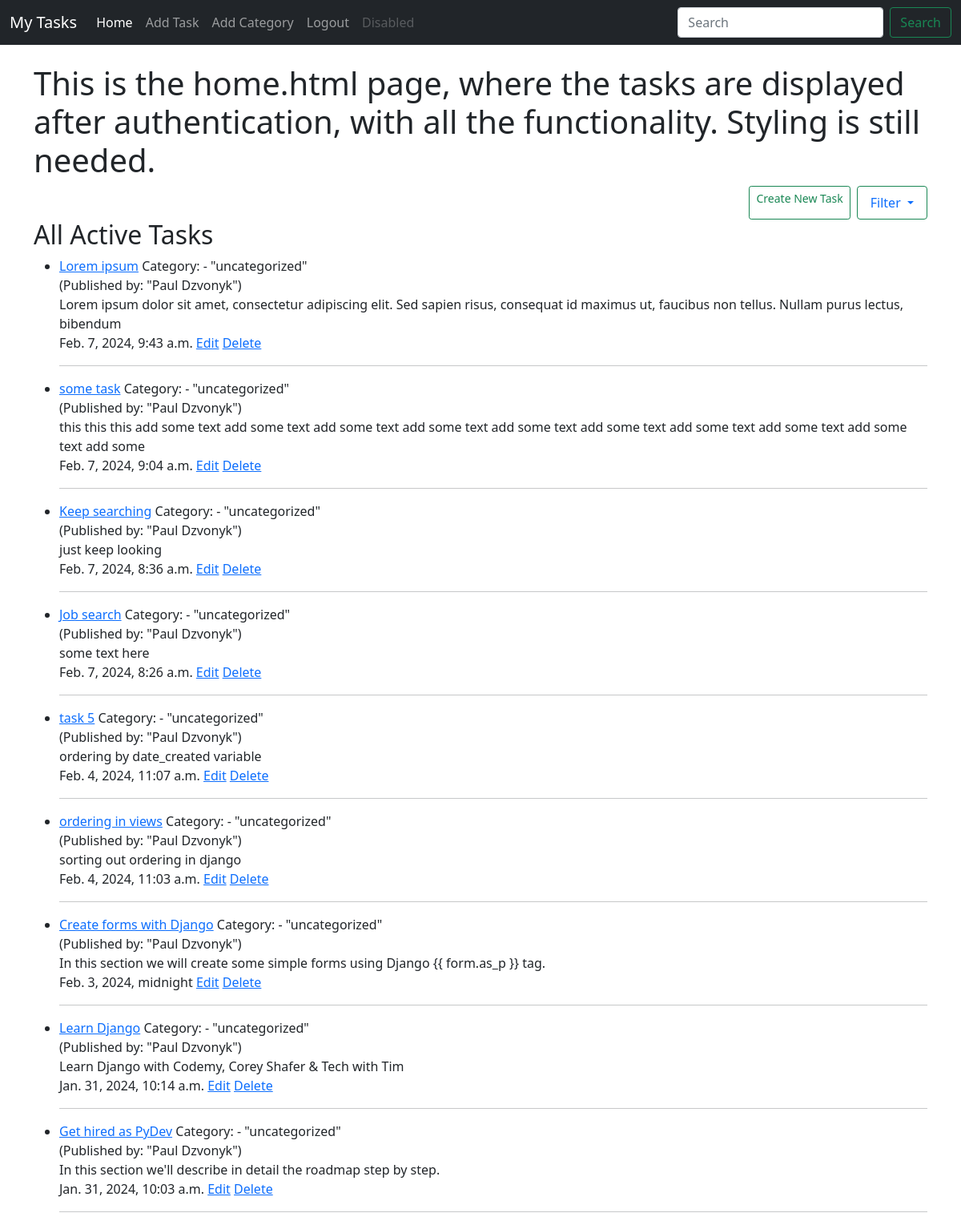
The app's page / (signed in), older data.
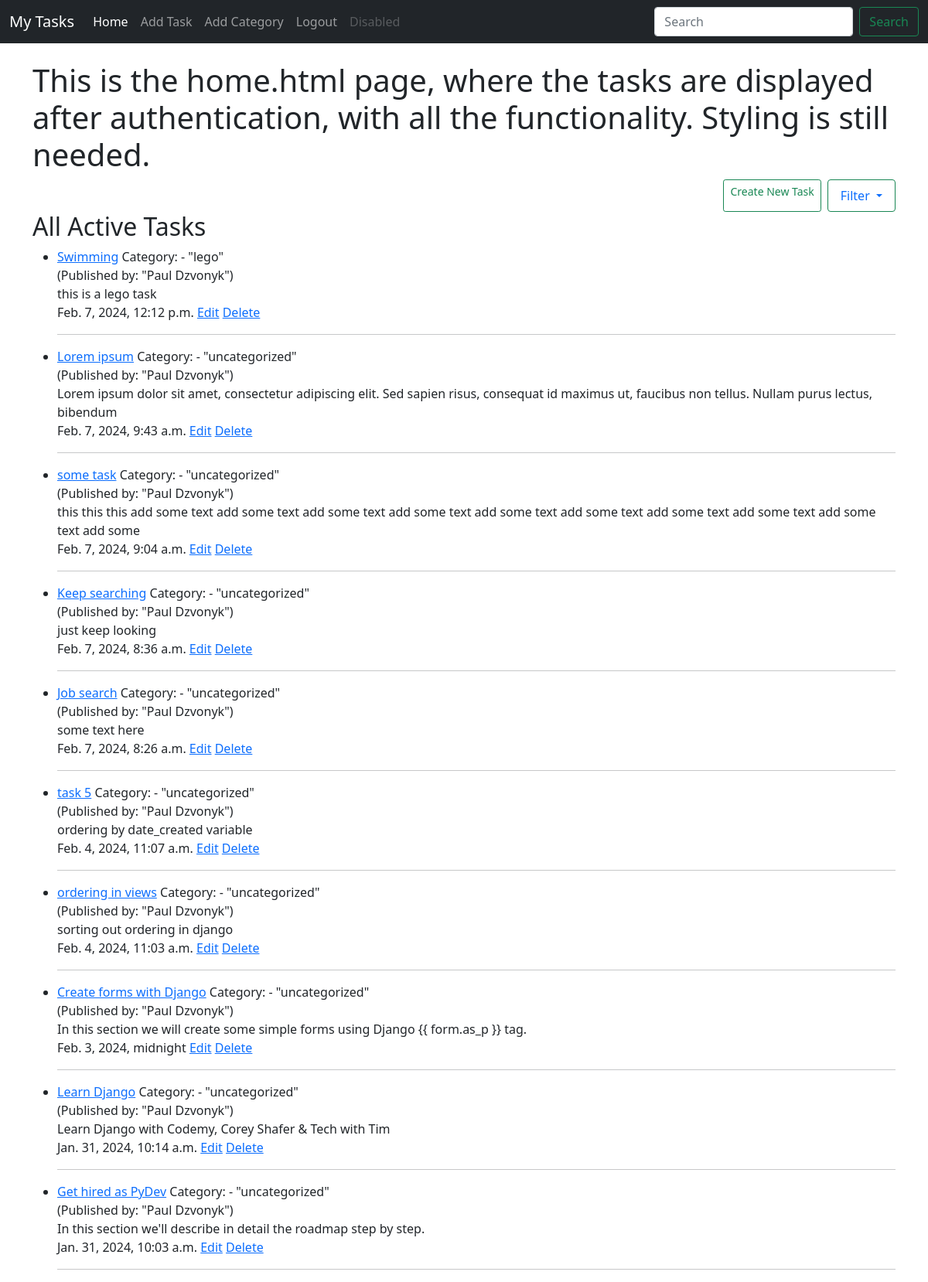
The same page, newer data.
### task/models.py (models this page shows, shortened)
class Task(models.Model):
    title = models.CharField(max_length=200)
    title_tag = models.CharField(max_length=200)
    author = models.ForeignKey(User, on_delete=models.CASCADE)
    short_description = models.TextField()
    date_created = models.DateTimeField(auto_now_add=True)
    priority = models.IntegerField(default=0)
    category = models.CharField(max_length=200, default='uncategorized')
    completed = models.BooleanField(default=False)

### task/views.py (the view)
# urls.py: path('', HomeView.as_view(), name='home'),
class HomeView(ListView):
    model = Task
    template_name = 'task/home.html'
    ordering = ['-date_created']

### task/templates/task/home.html (shortened to what this page needs)
{% extends 'task/base.html' %}
{% block content %}
{% if user.is_authenticated %}
<h1>This is the home.html page, where the tasks are displayed after authentication, with all the functionality.
    Styling is still needed.</h1>
<div class="d-grid gap-2 d-md-flex justify-content-md-end">
    <a href="{% url 'add_task' %}" class="btn btn-outline-success btn-sm">Create New Task</a>
    <a class="nav-link dropdown-toggle btn btn-outline-success" href="#" id="navbarDropdown" role="button" data-bs-toggle="dropdown" aria-expanded="false">
        Filter
    </a>
</div>
<h2>All Active Tasks</h2>
<ul>
{% for task in object_list %}
    <li>
        <a href="{% url 'task-detail' task.pk %}">{{ task.title }}</a>
        Category: - "{{ task.category }}" <br>
        (Published by: "{{ task.author.first_name }} {{ task.author.last_name }}")
        <br>
        {{ task.short_description|slice:":150"}}
        <br>
        {{ task.date_created }}
        {% if user.is_authenticated %}
        <a href="{% url 'edit_task' task.pk %}">Edit</a>
        <a href="{% url 'delete_task' task.pk %}">Delete</a>
        {% endif %}
        <hr>
    </li>
    {% endfor %}
</ul>
{% endif %}
{% endblock %}

### task/templates/task/base.html (shortened to what this page needs)
<!doctype html>
<html lang="en">
<head>
    <link href="https://cdn.jsdelivr.net/npm/bootstrap@5.0.2/dist/css/bootstrap.min.css" rel="stylesheet">
</head>
<body>
<nav class="navbar navbar-expand-lg navbar-dark bg-dark">
    <div class="container-fluid">
        <a class="navbar-brand" href="{% url 'home' %}">My Tasks</a>
        <div class="collapse navbar-collapse" id="navbarSupportedContent">
            <ul class="navbar-nav me-auto mb-2 mb-lg-0">
                {% if user.is_authenticated %}
                <li class="nav-item">
                    <a class="nav-link active" aria-current="page" href="{% url 'home' %}">Home</a>
                </li>
                <li class="nav-item">
                    <a class="nav-link" href="{% url 'add_task' %}">Add Task</a>
                </li>
                <li class="nav-item">
                    <a class="nav-link" href="{% url 'add_category' %}">Add Category</a>
                </li>
                <li class="nav-item">
                    <a class="nav-link" href="#" onclick="logout()">Logout</a>
                </li>
                <li class="nav-item">
                    <a class="nav-link disabled" href="#" tabindex="-1" aria-disabled="true">Disabled</a>
                </li>
                {% endif %}
            </ul>
            <form class="d-flex">
                <input class="form-control me-2" type="search" placeholder="Search" aria-label="Search">
                <button class="btn btn-outline-success" type="submit">Search</button>
            </form>
        </div>
    </div>
</nav>
<div class="container">
    <br>
    {% block content %}
    {% endblock %}
</div>
  </body>
</html>

Row changes from the older to the newer data that the page shows:
added Task: title "Swimming", category "lego", author.first_name "Paul", author.last_name "Dzvonyk", short_description "this is a lego task", date_created "Feb. 7, 2024, 12:12 p.m."
